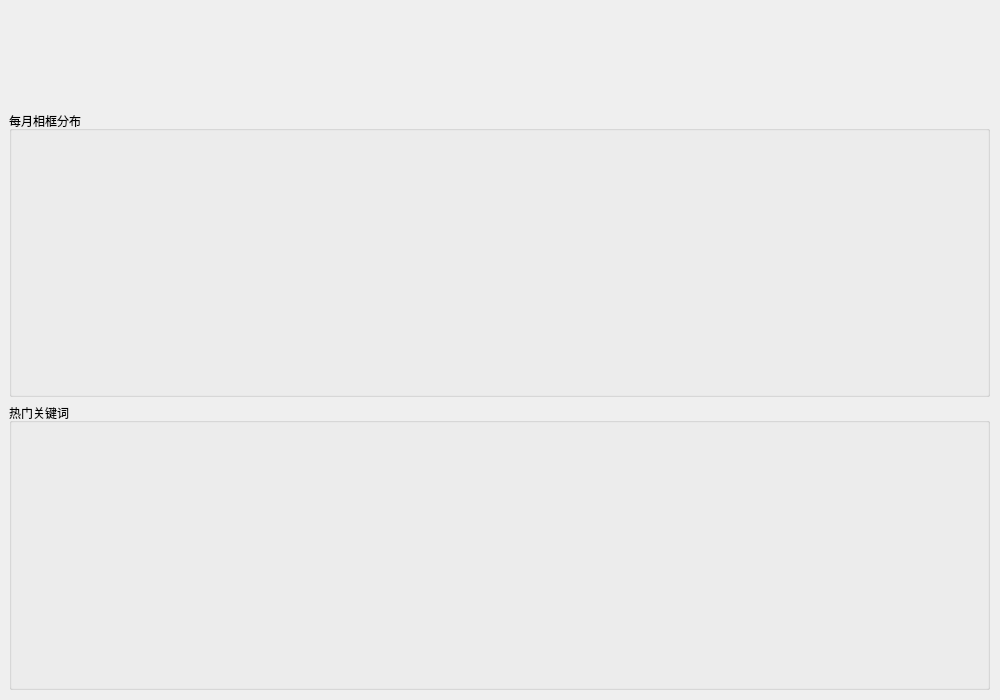
<?xml version="1.0" encoding="UTF-8"?>
<ui version="4.0">
 <class>YearlyReportDialog</class>
 <widget class="QDialog" name="YearlyReportDialog">
  <property name="geometry">
   <rect>
    <x>0</x>
    <y>0</y>
    <width>1000</width>
    <height>700</height>
   </rect>
  </property>
  <property name="minimumSize">
   <size>
    <width>1000</width>
    <height>700</height>
   </size>
  </property>
  <property name="windowTitle">
   <string>年度报告</string>
  </property>
  <widget class="QWidget" name="verticalLayoutWidget">
   <property name="geometry">
    <rect>
     <x>9</x>
     <y>9</y>
     <width>981</width>
     <height>681</height>
    </rect>
   </property>
   <layout class="QVBoxLayout" name="verticalLayout" stretch="1,3,3">
    <item>
     <widget class="QLabel" name="summaryLabel">
      <property name="font">
       <font>
        <pointsize>14</pointsize>
       </font>
      </property>
      <property name="text">
       <string/>
      </property>
      <property name="alignment">
       <set>Qt::AlignCenter</set>
      </property>
      <property name="wordWrap">
       <bool>true</bool>
      </property>
     </widget>
    </item>
    <item>
     <widget class="QGroupBox" name="monthlyGroupBox">
      <property name="sizePolicy">
       <sizepolicy hsizetype="Expanding" vsizetype="Expanding">
        <horstretch>0</horstretch>
        <verstretch>0</verstretch>
       </sizepolicy>
      </property>
      <property name="title">
       <string>每月相框分布</string>
      </property>
      <widget class="QWidget" name="verticalLayoutWidget_3">
       <property name="geometry">
        <rect>
         <x>9</x>
         <y>19</y>
         <width>961</width>
         <height>261</height>
        </rect>
       </property>
       <layout class="QVBoxLayout" name="monthlyChartLayout"/>
      </widget>
     </widget>
    </item>
    <item>
     <widget class="QGroupBox" name="keywordGroupBox">
      <property name="sizePolicy">
       <sizepolicy hsizetype="Expanding" vsizetype="Expanding">
        <horstretch>0</horstretch>
        <verstretch>0</verstretch>
       </sizepolicy>
      </property>
      <property name="title">
       <string>热门关键词</string>
      </property>
      <widget class="QWidget" name="verticalLayoutWidget_2">
       <property name="geometry">
        <rect>
         <x>9</x>
         <y>19</y>
         <width>961</width>
         <height>261</height>
        </rect>
       </property>
       <layout class="QVBoxLayout" name="keywordChartLayout"/>
      </widget>
     </widget>
    </item>
   </layout>
  </widget>
 </widget>
 <resources/>
 <connections/>
</ui>
